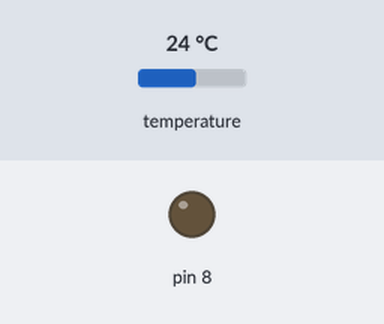
Simulated run of this sketch. Board: Arduino Uno, built with avr-gcc and run on an emulated ATmega328P. Shown: output pins drawn as LEDs (lit = HIGH). The inputs (shaded band) are chosen by the test bench; at power-on: temperature 24 °C. What the sketch prints to the serial monitor is not drawn.

Above: at 0.1 s.
Timing chart, 0 to 11.4 s (numbered marks = the images above):
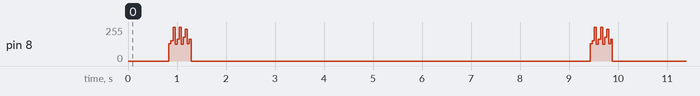

The sketch:

BatterySensor.ino
```cpp
/*
* Code for RF remote 433 Slave Sensor (forwarding sensor reading over the air 433MHz to master).
*
* Version 1.7.4; 151113
* (c) M. Westenberg (mw12554@hotmail.com)
*
* Connect sender no pin D8 , SDA to pin A4 and SCL to pin A5
*/

#include <Arduino.h>
#include <LamPI.h>
#include <Wire.h>
#include "BatterySensor.h"
#include "LowPower.h"
#include <wt440Transmitter.h>

// Sensors (Set in .h file)
//
#if S_DALLAS==1
#include "OneWire.h"
#include "DallasTemperature.h"
  OneWire oneWire(ONE_WIRE_BUS);
  // Pass our oneWire reference to Dallas Temperature.
  DallasTemperature sensors(&oneWire);
  int numberOfDevices; 		// Number of temperature devices found
#endif

#if S_HTU21D==1
#include <HTU21D.h>
  HTU21D myHumidity;		// Init Sensor(s)
#endif

#if S_BMP085==1
#include <bmp085.h>
  BMP085 bmp085;
#endif

#if S_BATTERY==1
	int batteryPrevValue;	// Keep track of previous value and
							// ONLY send a message once the battery value changes!
#endif

// Others
unsigned long time;
int debug;
int readCnt;				// Character count in buffer
char readChar;				// Last character read from tty
char readLine[32];			// Buffer of characters read
unsigned int msgCnt;
unsigned long codecs;		// must be at least 32 bits for 32 positions. Use long instead of array.

// Create a transmitter using digital pin 8 to transmit,
// with a period duration of 260ms (default), repeating the transmitted
// code 4 times. (see w440Transmitter.cpp)

wt440Transmitter wtransmitter(8);

// --------------------------------------------------------------------------------
//
void setup() {
  // if (F_CPU == 16000000) clock_prescale_set(clock_div_1);	// No effect

  msgCnt = 0;
  readCnt = 0;
  debug = DEBUG;
  codecs = 0;
  time = millis();

  Serial.begin(BAUDRATE);					// As fast as possible for USB bus
  digitalWrite(S_TRANSMITTER, LOW);

#if S_DALLAS==1
	sensors.begin();
	numberOfDevices = sensors.getDeviceCount();
	if (debug>=1) {
		Serial.print("DALLAS #:");
		Serial.print(numberOfDevices);
		Serial.println(" ");
	}
#endif

#if S_HTU21D==1
	if (debug>=1) Serial.println("HTU21D ");
	myHumidity.begin();
	myHumidity.readHumidity();			// First read value after starting does not make sense.
#endif

#if S_BMP085==1
	if (debug>=1) Serial.println("BMP085 ");
	if (bmp085.Calibration() == 998) Serial.println(F("No bmp085"));	// OnBoard
#endif

#if S_BATTERY
   // use the 1.1 V internal reference
   analogReference(INTERNAL);
   batteryPrevValue = 0;
#endif

  // Initialize receiver on interrupt 0 (= digital pin 2), calls the callback (for example "showKakuCode")
  // after 2 identical codes have been received in a row. (thus, keep the button pressed for a moment)

  // No receivers
}


// --------------------------------------------------------------------------------
// LOOP
//
void loop() {
  wt440TxCode msgCode;
  //digitalWrite(S_TRANSMITTER, LOW);

// HTU21D
// The htu21d device reports its values of temp and humi as floats.
//
#if S_HTU21D==1
	// HTU21 or SHT21

	//delay(50);
	float humd = myHumidity.readHumidity();
	float temp = myHumidity.readTemperature();
	if (((int)temp == 999) || ((int)temp == 998)) { // 998 is timeout, 999 crc
		Serial.print(F("HTU temp error "));
		Serial.println(temp);
	}
	else
	if (((int)humd == 999) || ((int)humd == 998 )) {	// Timeout (no sensor) or CRC error
		Serial.print(F("HTU humi error "));
		Serial.println(humd);
	}
	else {
		msgCode.address = OWN_ADDRESS;
		msgCode.channel = 0;				// Fixed for HTU21D if this is a repeater
		msgCode.humi = humd;
		msgCode.temp = (unsigned int) (temp * 128) + 6400;
		msgCode.wcode = 0x6;
		wtransmitter.sendMsg(msgCode);

		if (debug>=1) {

			Serial.print(F("! HTU21D  Xmit: A ")); Serial.print(msgCode.address);
			Serial.print(F(", C ")); Serial.print(msgCode.channel);
			Serial.print(F(", T ")); Serial.print(msgCode.temp);
			Serial.print(F(", H ")); Serial.print(msgCode.humi);

			Serial.print(F(";\t\ttemp ")); Serial.print(temp, 1);
			Serial.print(F(", H ")); Serial.print(humd, 1);
			Serial.print(F(", W ")); Serial.print(msgCode.wcode, BIN);

			Serial.println();
		}
		msgCnt++;
	}
#endif

// BMP085
// The BMP device reports temperature as shorts (degrees * 10) and airpressure as a long.
//
#if S_BMP085==1
	// BMP085 or BMP180
	short temperature = bmp085.GetTemperature();	// Temperature is factor 10 (thus integer)
	if ((temperature != 998) && (temperature != 0)){
		long pressure = bmp085.GetPressure();
		float altitude = (float)44330 * (1 - pow(((float) pressure/bmp085.p0), 0.190295));

		msgCode.address = OWN_ADDRESS;
		msgCode.channel = 1;
		msgCode.humi = pressure/100 - 930;			// pressure coded as special case wt440
		msgCode.temp = (unsigned int) ((temperature * 12.8) + 6400);  // BMP085 gives temperature*10;
		msgCode.wcode = 0x7;						// Weather code a BMP085 device with airpressure
		wtransmitter.sendMsg(msgCode);

		if (debug>=1) {
			Serial.print(F("! BMP085  Xmit: A ")); Serial.print(msgCode.address);
			Serial.print(F(", C ")); Serial.print(msgCode.channel);
			Serial.print(F(", T ")); Serial.print(msgCode.temp);
			Serial.print(F(", H ")); Serial.print(msgCode.humi);

			Serial.print(F(";\t\tP ")); Serial.print(pressure/100, 2);
			Serial.print(F(", T ")); Serial.print((float)(temperature/10), 1);
			Serial.print(F(", A ")); Serial.print(altitude, 2);
			Serial.print(F(", W ")); Serial.print(msgCode.wcode, BIN);
		}
		Serial.println();
		msgCnt++;
	}
#endif

#if S_DALLAS==1
	uint8_t ind;
	DeviceAddress tempDeviceAddress; // We'll use this variable to store a found device address
	sensors.requestTemperatures();
	for(int i=0; i<numberOfDevices; i++)
	{
		// Search the wire for address
		if(sensors.getAddress(tempDeviceAddress, i))
		{
			float tempC = sensors.getTempC(tempDeviceAddress);
			msgCode.address = OWN_ADDRESS;
			msgCode.channel = i+UNIT_OFFSET;	// When present HTU21 is 0, BMP085=1, other sensors start at 2
			msgCode.humi = 0;
			msgCode.temp = (unsigned int) (tempC * 128) + 6400;
			msgCode.wcode = 0x6;				// Weather code is standard temp/humi

			tRestart(200);						// XXX wakeup the transmitter with high-low pulse
			wtransmitter.sendMsg(msgCode);		// Transmit message

			if (debug>=1) {
				Serial.print("! DS18b20 Xmit: A "); Serial.print(msgCode.address);
				Serial.print(", C "); Serial.print(msgCode.channel);
				Serial.print(", T "); Serial.print(msgCode.temp);
				Serial.print(", H "); Serial.print(msgCode.humi);

				Serial.print(F(";\t\tid "));
				// Address bus is tempDeviceAddress, channel 0
				// For LamPI, print in different format compatible with WiringPI
				for (uint8_t j=0; j < 7; j++)				// Skip int[7], this is CRC
				{
					if (j<1) ind=j; else ind=7-j;
					if (j==1) Serial.print("-");
					if (tempDeviceAddress[ind] < 16) Serial.print("0");
					Serial.print(tempDeviceAddress[ind], HEX);
				}
				Serial.print(F(" T "));
				Serial.print(tempC, 1);
				// Serial.print(F(", W "));
				// Serial.print(msgCode.wcode, BIN);
				Serial.println("");
			}
			msgCnt++;
		}
		//else ghost device! Check your power requirements and cabling
	}
#endif

  if (debug >= 1) {
	delay(100);								// NEEEDED to avoid LowPower to disable UART too early
  }
  // Wait between reading the sensors and reading battery
  // to avoid battery reading fluctuate every reading
  LowPower.powerDown(SLEEP_8S, ADC_OFF, BOD_OFF);

#if S_BATTERY==1
  int batteryValue = analogRead(BATTERY_PIN);
  float batteryVoltage  = batteryValue * 4.45 / 1023;
  if (batteryValue != batteryPrevValue) {
	// Battery value changed, so send a message
	msgCode.address = OWN_ADDRESS;
	// msgCode.channel = 0;					// Must be used by the last of the sensors above
	msgCode.humi = 0;
	msgCode.temp = (unsigned int) (batteryValue);
	msgCode.wcode = 0x4;					// Use a this free code for the battery

	tRestart(200);							// XXX Restart transmitter
	wtransmitter.sendMsg(msgCode);
	//batteryPrevValue = batteryValue;
  }
  if (debug >= 1) {
	Serial.print(" ! Battery: ");
	Serial.print(batteryValue);
	Serial.print(", V: ");
	Serial.println(batteryVoltage);
  }
#endif

  if (debug >= 1) {
	delay(100);								// NEEEDED to avoid LowPower to disable UART too early
  }

  // Do not use 60 seconds exactly to avoid all sensors reporting on the same time
  LowPower.powerDown(SLEEP_8S, ADC_OFF, BOD_OFF);
  LowPower.powerDown(SLEEP_8S, ADC_OFF, BOD_OFF);
  LowPower.powerDown(SLEEP_8S, ADC_OFF, BOD_OFF);
  LowPower.powerDown(SLEEP_8S, ADC_OFF, BOD_OFF);
  LowPower.powerDown(SLEEP_8S, ADC_OFF, BOD_OFF);
  LowPower.powerDown(SLEEP_8S, ADC_OFF, BOD_OFF);
  LowPower.powerDown(SLEEP_8S, ADC_OFF, BOD_OFF);
}

void tRestart(int ms) {
	int txPin = S_TRANSMITTER;
	digitalWrite(txPin, HIGH);
	delayMicroseconds(100);
	digitalWrite(txPin, LOW);
	delayMicroseconds(ms);
}
```

BatterySensor.h
```cpp
//
// Author: Maarten Westenberg
// Version: 1.7.3
// Date: 2015-11-13
//

#define BAUDRATE 115200

// What is the Epic address that we should use for this Sensor
#define OWN_ADDRESS 5
#define UNIT_OFFSET 2

// If you enable this setting, in debug mode all kind off
// min/max timers will be displayed
#define STATISTICS 1
#define DEBUG 1

// define and enable Sensors. Often these sensors are mutually exclusive:
// For example if you have a BMP085 there might not be a SHT21/HTU21D
//	S_DALLAS: Enable 1-wire Dallas temperature sensors
//	S_PIR: Infrared sensor, change the level of a pin
//  S_BATTERY enable Battery sensing

#define S_DALLAS 1
#define S_BMP085 0
#define S_HTU21D 0
#define S_BH1750 0
#define S_PIR 0
#define S_BATTERY 1
```
